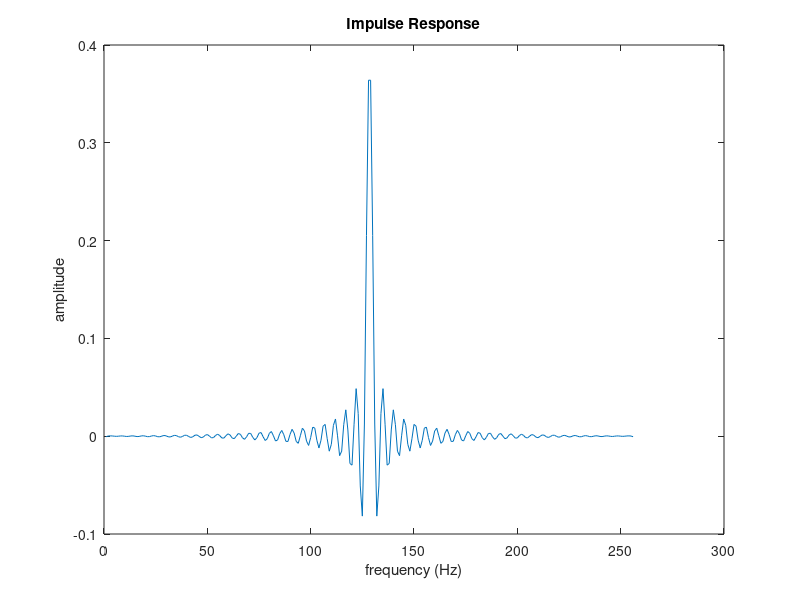
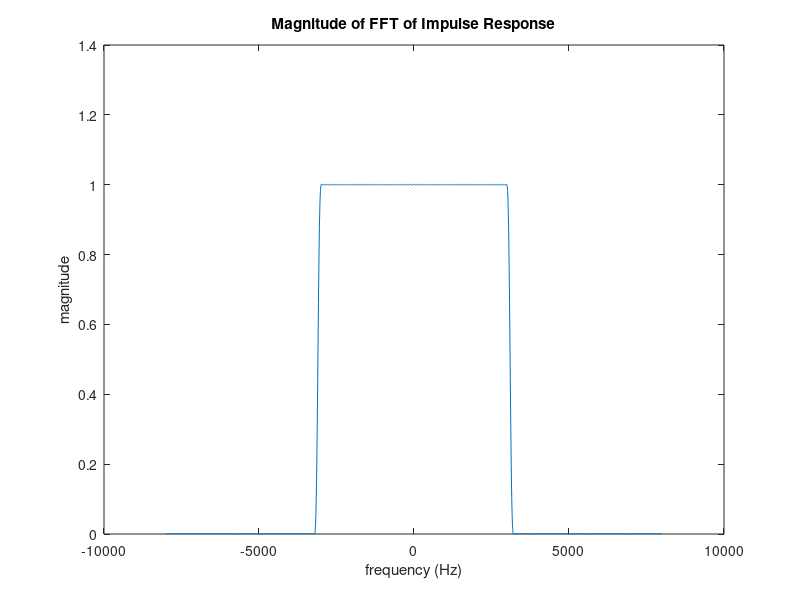
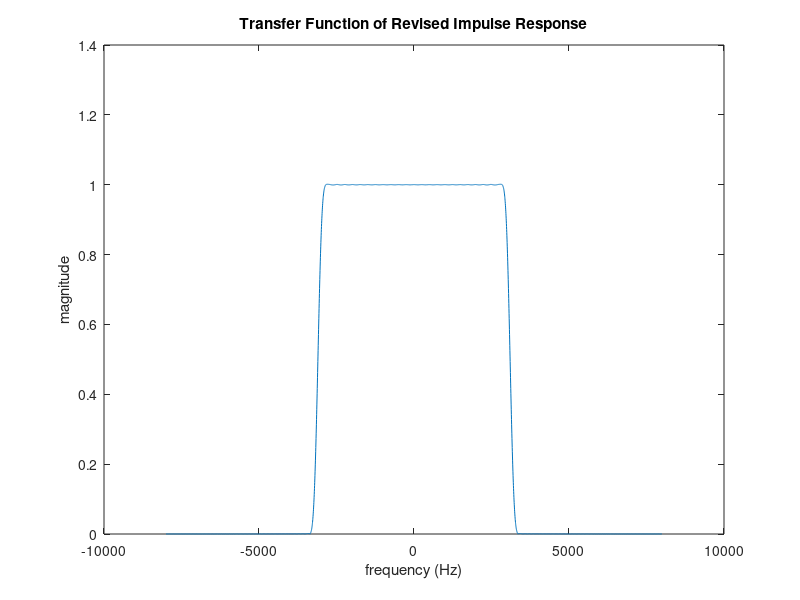

These figures' MATLAB source, in order:
clear, clc;

% In this experiment, you will learn the concept of windowing in digital filter design. Analog filters 
% have infinitely long impulse responses. In practice, circuit elements such as inductors and capacitors 
% have responses that decay exponentially, but, may still exist for a significant amount of time depend-
% ing on their time constants. Many times, digital filter impulse responses are obtained as sampled ver-
% sions of their analog counterparts. A very long discrete impulse response is a problem since it con-
% sumes time and energy for the computations. It may be necessary to “truncate” the impulse responses. 
% When a discrete time impulse response is truncated, the resulting “rectangular windowing” exhibits 
% sinc-pulse like side lobes (ripples). Windowing can be used to reduce these ripples. Windowing typi-
% cally expands the main lobe while minimizing the side lobes. 

% Two commonly used window functions are: 
% a) Hamming window (Matlab command hamming) 
% b) Kaiser window (Matlab command Kaiser) 
% If the impulse response is one sided (as in a digital differentiator or a Hilbert transformer), only 
% half the window will be used. If the impulse response is two-sided (as in low-pass or band-pass 
% filters), the full window will be used. 

%% Task 1

% Design a 255-order (256 point) low-pass filter with pass band up to 3 kHz using the firpm com-
% mand. Use the sampling frequency of 16 kHz. Plot the (i) impulse response and (ii) magnitude of 
% the Fourier Transform of the impulse response. 


fs = 16e3;                               % Sampling frequency
f_pass = 3e3;
trans_width = 200;
f_cut = f_pass + trans_width;
F = [0, f_pass, f_cut, fs/2]/(fs/2);     % 4 elements that specify frequency 
A = [1, 1, 0, 0];

% (a)
order1 = 255;
h1 = firpm(order1, F, A);     % h is the impulse response (time domain)
x1 = fft(h1, 4096);           % FFT of the impulse response = transfer function of the filter
Xlength = 4096;
freqAxis = (-Xlength/2:Xlength/2-1)*(fs/Xlength);

X1shifted = fftshift(x1);
magSpec1 = abs(X1shifted);

figure(1)
plot(1:length(h1), h1)
xlabel('frequency (Hz)')
ylabel('amplitude')
title('Impulse Response')

figure(2)
plot(freqAxis, magSpec1)
xlabel('frequency (Hz)')
ylabel('magnitude');
title('Magnitude of FFT of Impulse Response')


%% Task 2

% Next, truncate this to a 128-point filter by using only the middle 128 terms of the impulse re-
% sponse. The first 64 samples and the last 64 samples of the impulse response should be set to zero 
% (middle 128 samples must be retained.) Plot the magnitude of the Fourier transform of this modi-
% fied impulse response. 

h1_truncated = h1(65:192);
x1_truncated = fft(h1_truncated, 4096);       % FFT of the impulse response = transfer function of the filter

X1shifted_truncated = fftshift(x1_truncated);
magSpec2 = abs(X1shifted_truncated);

figure(3)
plot(freqAxis, magSpec2)
xlabel('frequency (Hz)')
ylabel('magnitude');
title('Magnitude of FFT of Modified Impulse Response')

%% Task 3

% Next, window the above 128-point impulse response with a length 128 Hamming window (multi-
% ply term wise the impulse response value and the window function.) Plot the transfer function 
% (magnitude of the Fourier Transform) of this revised impulse response. You should observe a sig-
% nificant improvement in the passband and stopband responses.

h2 = hamming(128)' .* h1_truncated;  % multiplying truncated impulse response with hamming window of length 128 
x2 = fft(h2, 4096);                  % FFT of the impulse response = transfer function of the filter

X2shifted = fftshift(x2);
magSpec3 = abs(X2shifted);

figure(3)
plot(freqAxis, magSpec3)
xlabel('frequency (Hz)')
ylabel('magnitude');
title('Transfer Function of Revised Impulse Response')
